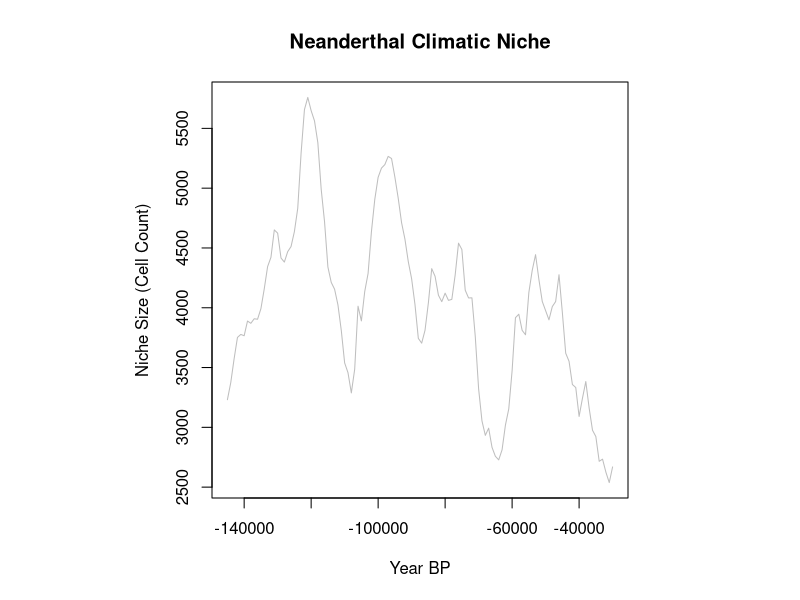

Here is the R script that generated this plot: (Note: this script raises an error after producing the figure.)
human_niche<-read.csv("./1_data/yaworsky_extended/output_data/Human_Niche_Size.csv")
human_niche$year<-human_niche$year*-1
maindata<-read.csv("./1_data/yaworsky_extended/output_data/ArchaeologicalData_v2.csv")
bg_data<-read.csv("./1_data/yaworsky_extended/output_data/AbsencePointData.csv")

#o18
o18<-read.csv("./1_data/yaworsky_extended/raw_data/LisieckiRaymod18O.csv")
o18$year<-o18$Time.ka.*-1000

human_niche<-merge(human_niche,o18,"year")

#each grid cell is 33.45688km2, so we can estimate the total km below
human_niche$sqkm<-human_niche$nichesize*(33.45688^2)


par(pty="s")
plot(nichesize~year,human_niche,type="l",xlab="Year BP",ylab="Niche Size (Cell Count)",main="Neanderthal Climatic Niche",col="gray",lwd=1)
mod<-glm(nichesize~year,data=human_niche,family="poisson")
ilink <- family(mod)$linkinv
mod<-gamm(nichesize~s(year,k=3),data=human_niche,family="poisson",correlation = corAR1())


pred<-predict(mod$gam,data.frame("year"=-145000:-30000),se.fit=T)
lines(-145000:-30000,ilink(pred$fit))
lines(-145000:-30000,ilink(pred$fit+1.96*pred$se.fit),lty=2)
lines(-145000:-30000,ilink(pred$fit-1.96*pred$se.fit),lty=2)


#abline(v=-191000,lty=2,col=4)#mis6
#abline(v=-123000,lty=2,col=2)#mis5e
#abline(v=-109000,lty=2,col=4)#5d
#abline(v=-96000,lty=2,col=2)#5c
#abline(v=-87000,lty=2,col=4)#5b
#abline(v=-82000,lty=2,col=2)#5a
#abline(v=-71000,lty=2,col=4)#mis4
#abline(v=-57000,lty=2,col=2)#mis3
#abline(v=-29000,lty=2,col=4)#mis2

summary(mod$gam)


plot(nichesize~year,human_niche,type="l",xlab="Year BP",ylab="Niche Size (Cell Count)",main="Neanderthal Climatic Niche Size",col="gray",lwd=2)
mod<-glm(nichesize~year,data=human_niche,family="poisson")
ilink <- family(mod)$linkinv
mod<-gamm(nichesize~s(year,k=3),data=human_niche,family="poisson",correlation = corAR1())



pred<-predict(mod$gam,data.frame("year"=-145000:-30000),se.fit=T)
lines(-145000:-30000,ilink(pred$fit))
lines(-145000:-30000,ilink(pred$fit+1.96*pred$se.fit),lty=2)
lines(-145000:-30000,ilink(pred$fit-1.96*pred$se.fit),lty=2)

par(new=TRUE)

#Delta 018 will be inversed
plot(-Benthicd18O.permil.~year,human_niche,type="l",axes=FALSE,xlab="",ylab="",col=4,lty=2)

mtext("δ18O (per mil)",side=4,line=2.2) 
axis(4, ylim=c(0,40),las=1)



plot(nichesize~Benthicd18O.permil.,human_niche,ylab="Niche Size (Cell Count)",xlab="δ18O (per mil)",pch=19)
mod1<-lm(nichesize~Benthicd18O.permil.,human_niche)
abline(mod1)

summary(mod1)


plot(bio12~millenium,aggregate(bg_data,by=list(bg_data$millenium),mean),type="l",ylab="Mean Precip (mm)",xlab="Year BP",main="Estimated Mean Precip Through Time")

abline(h=500,lty=2)
abline(h=1400,lty=2)

